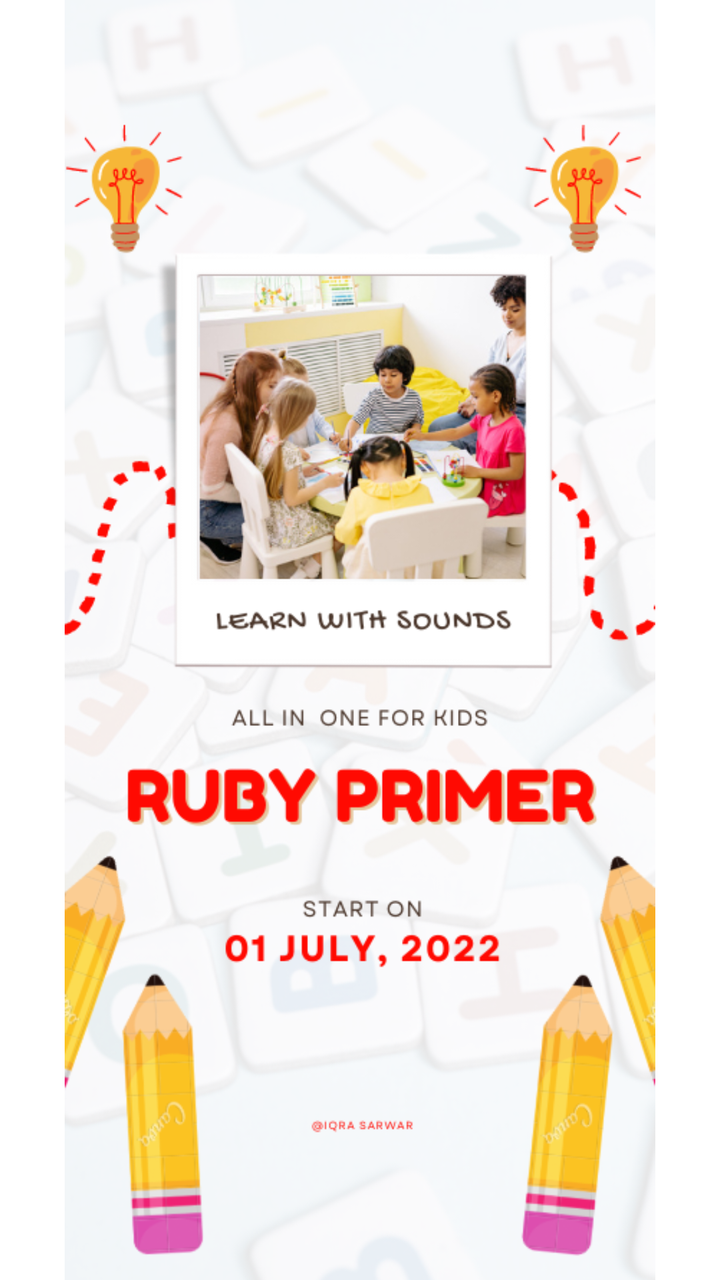
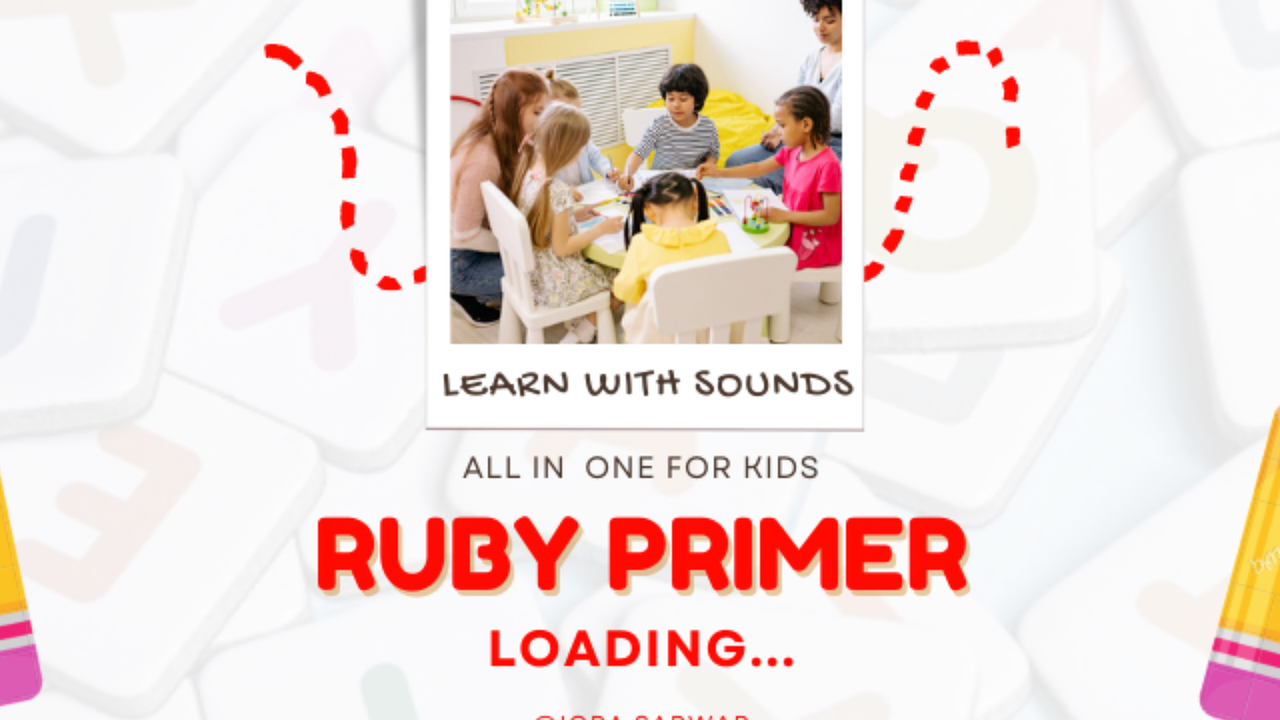

Compare how this app lays out the same screen by default and in its alternative resource folder. The renders come first, then the two layout files and the values they reference.
<!-- AndroidManifest.xml: application theme Theme.KidsPrimer -->
<!-- res/layout/activity_splash.xml -->
<?xml version="1.0" encoding="utf-8"?>
<androidx.constraintlayout.widget.ConstraintLayout xmlns:android="http://schemas.android.com/apk/res/android"
    xmlns:app="http://schemas.android.com/apk/res-auto"
    xmlns:tools="http://schemas.android.com/tools"
    android:layout_width="match_parent"
    android:layout_height="match_parent"
    tools:context=".SplashActivity">

    <ImageView
        android:id="@+id/imageView7"
        android:layout_width="wrap_content"
        android:layout_height="wrap_content"
        android:src="@drawable/ruby_rimer__1_"
        app:layout_constraintStart_toStartOf="parent"
        app:layout_constraintTop_toTopOf="parent" />

</androidx.constraintlayout.widget.ConstraintLayout>
<!-- resources referenced by this layout -->
<resources>
  <!-- drawable ruby_rimer__1_: png bitmap (drawable, 306860 bytes) -->
  <style name="Theme.KidsPrimer" parent="Theme.MaterialComponents.DayNight.DarkActionBar">
          
          <item name="colorPrimary">@color/purple_500</item>
          <item name="colorPrimaryVariant">@color/purple_700</item>
          <item name="colorOnPrimary">@color/white</item>
          
          <item name="colorSecondary">@color/teal_200</item>
          <item name="colorSecondaryVariant">@color/teal_700</item>
          <item name="colorOnSecondary">@color/black</item>
          
          <item name="android:statusBarColor" tools:targetApi="l">?attr/colorPrimaryVariant</item>
          
      </style>
  <color name="purple_500">#FF6200EE</color>
  <color name="purple_700">#FF3700B3</color>
  <color name="white">#FFFFFFFF</color>
  <color name="teal_200">#FF03DAC5</color>
  <color name="teal_700">#FF018786</color>
  <color name="black">#FF000000</color>
</resources>
<!-- res/layout-land/activity_splash.xml (the author's variant of the layout above) -->
<!-- drawn on the phone turned sideways -->
<?xml version="1.0" encoding="utf-8"?>
<androidx.constraintlayout.widget.ConstraintLayout xmlns:android="http://schemas.android.com/apk/res/android"
    xmlns:app="http://schemas.android.com/apk/res-auto"
    xmlns:tools="http://schemas.android.com/tools"
    android:layout_width="match_parent"
    android:layout_height="match_parent"
    tools:context=".SplashActivity">

    <ImageView
        android:id="@+id/imageView7"
        android:layout_width="891dp"
        android:layout_height="411dp"
        android:src="@drawable/ruby_land"
        app:layout_constraintBottom_toBottomOf="parent"
        app:layout_constraintEnd_toEndOf="parent"
        app:layout_constraintStart_toStartOf="parent"
        app:layout_constraintTop_toTopOf="parent" />


</androidx.constraintlayout.widget.ConstraintLayout>
<!-- resources referenced by the variant -->
<!-- as the phone turned sideways resolves them -->
<resources>
  <!-- drawable ruby_land: png bitmap (drawable, 299128 bytes) -->
  <style name="Theme.KidsPrimer" parent="Theme.MaterialComponents.DayNight.DarkActionBar">
          
          <item name="colorPrimary">@color/purple_500</item>
          <item name="colorPrimaryVariant">@color/purple_700</item>
          <item name="colorOnPrimary">@color/white</item>
          
          <item name="colorSecondary">@color/teal_200</item>
          <item name="colorSecondaryVariant">@color/teal_700</item>
          <item name="colorOnSecondary">@color/black</item>
          
          <item name="android:statusBarColor" tools:targetApi="l">?attr/colorPrimaryVariant</item>
          
      </style>
  <color name="purple_500">#FF6200EE</color>
  <color name="purple_700">#FF3700B3</color>
  <color name="white">#FFFFFFFF</color>
  <color name="teal_200">#FF03DAC5</color>
  <color name="teal_700">#FF018786</color>
  <color name="black">#FF000000</color>
</resources>
